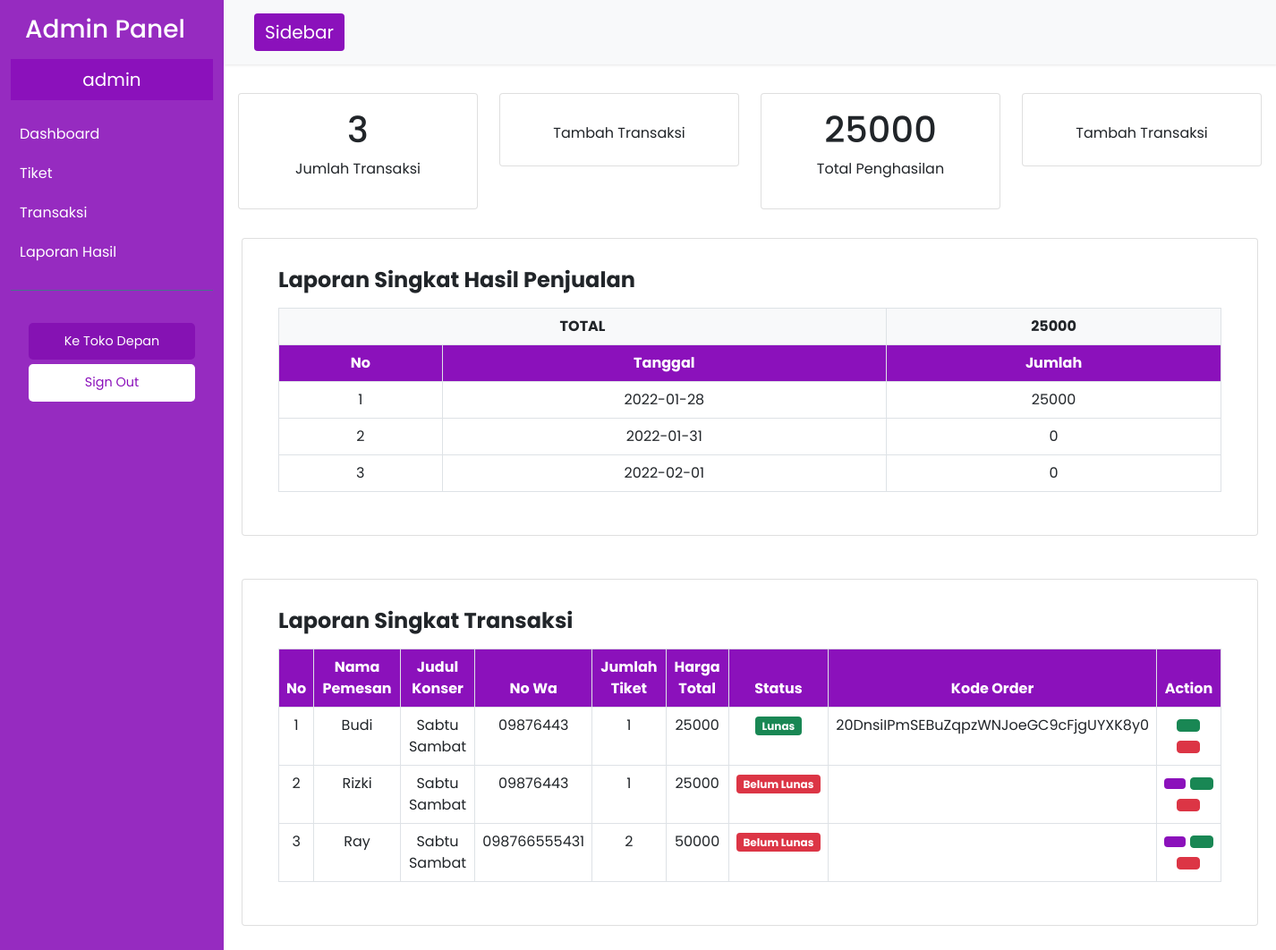
Screenshot of /admin/dashboard.php (signed in) with the database file from the repository.
### tables this page shows
CREATE TABLE `hasil`  (
  `id_hasil` int NOT NULL AUTO_INCREMENT,
  `id_order` int NULL DEFAULT NULL,
  `tanggal` date NULL DEFAULT NULL,
  `jumlah_total` decimal(40, 0) NULL DEFAULT NULL,
  PRIMARY KEY (`id_hasil`) USING BTREE,
  INDEX `fk_order`(`id_order`) USING BTREE,
  CONSTRAINT `fk_order` FOREIGN KEY (`id_order`) REFERENCES `order` (`id_order`) ON DELETE SET NULL ON UPDATE SET NULL
);

### db/showHasil.php (the view, shortened to what this page needs)
<?php
    $no = 1;
    if(!isset($_GET['q'])) {
        $elHasil = mysqli_query($konek,"SELECT * FROM hasil");
        foreach($elHasil as $row) {
?>
                <tr>
                    <td><?=$no++;?></td>
                    <td><?=$row['tanggal']?></td>
                    <td><?=$row['jumlah_total']?></td>
                </tr>
<?php
        }
    }
?>

### assets/css/main.style.css (style rules this page uses)
* { padding: 0; margin: 0; font-family: "Poppins"; }
:root { --ungu : #8b11bb; }

### rows the page displays
hasil: tanggal "2022-01-28", jumlah_total "25000"
hasil: tanggal "2022-01-31", jumlah_total "0"
hasil: tanggal "2022-02-01", jumlah_total "0"

### other values shown
$_SESSION['nama'] "admin"
$rowOrder['total'] "3"
$total "25000"
$row['nama_pemesan'] "Budi"
$row['judul_konser'] "Sabtu Sambat"
$row['no_wa'] "09876443"
$row['jumlah_tiket'] "1"
$row['hatot'] "25000"
$row['kode_order'] "20DnsiIPmSEBuZqpzWNJoeGC9cFjgUYXK8y0"
$row['nama_pemesan'] "Rizki"
$row['nama_pemesan'] "Ray"
$row['no_wa'] "098766555431"
$row['jumlah_tiket'] "2"
$row['hatot'] "50000"
